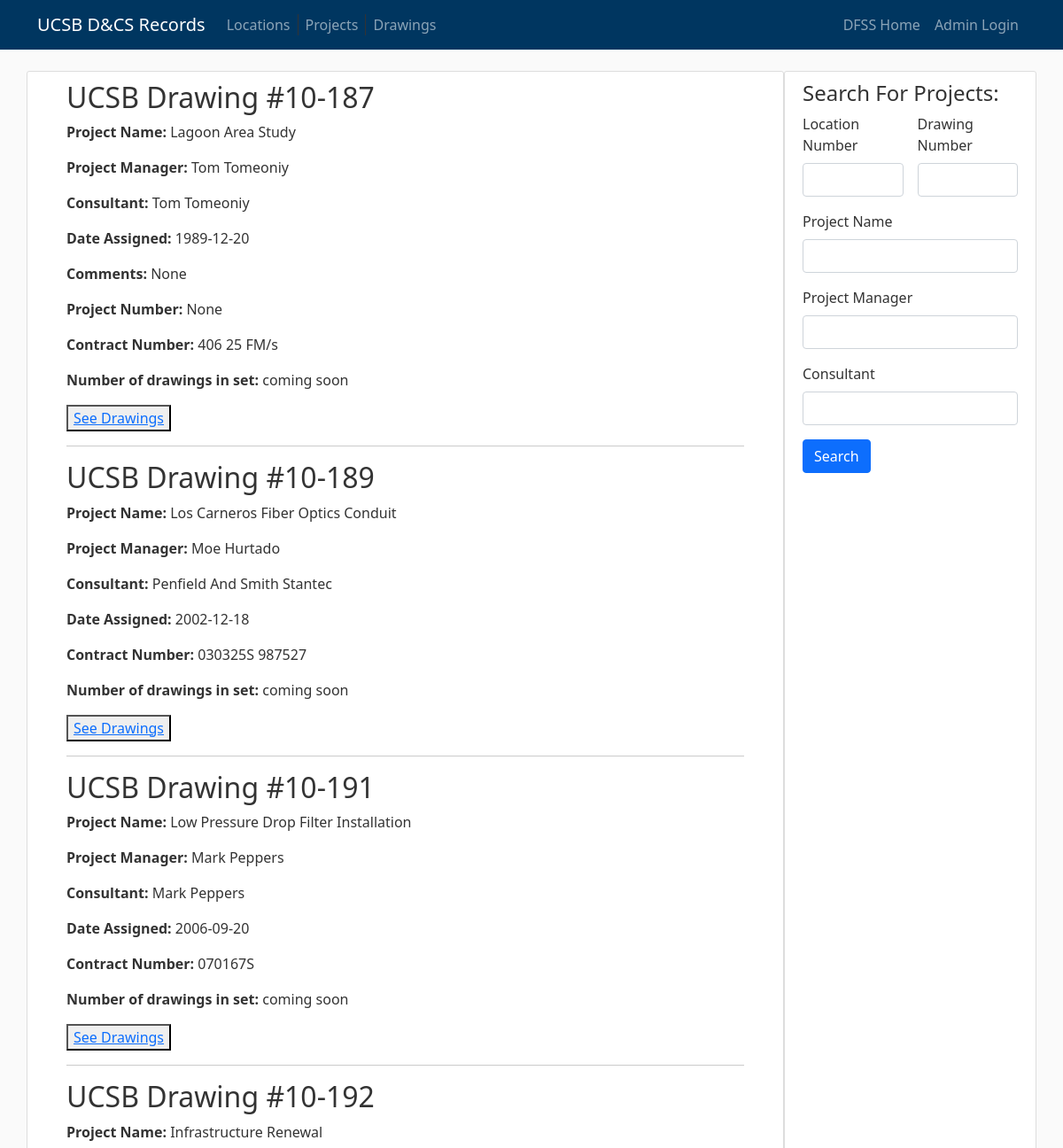
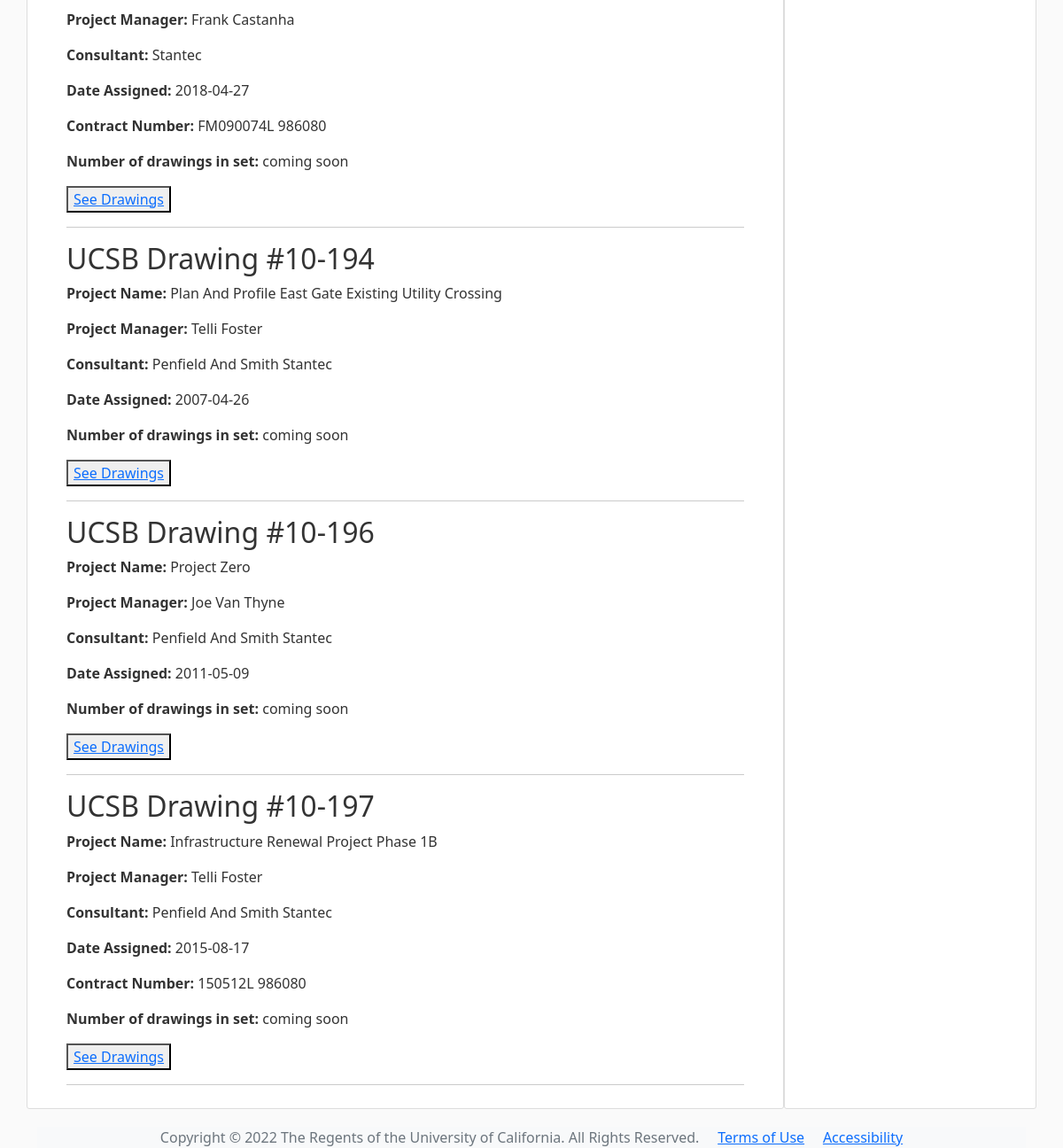
/projects/10/, run on the app's committed database (2 pictures, top to bottom).
### flaskdraw/models.py (models this page shows, shortened)
class Drawfile(db.Model):
    id = db.Column(db.Integer, primary_key=True)
    locnum = db.Column(db.Integer, nullable=False)
    drawnum = db.Column(db.Integer, nullable=False)
    contractnum = db.Column(db.String(50), nullable=True)
    projectnum = db.Column(db.String(10), nullable=True)
    projectmngr = db.Column(db.String(100), nullable=True)
    mainconsult = db.Column(db.String(100), nullable=True)
    title = db.Column(db.Text, nullable=False)
    comments = db.Column(db.Text, nullable=True)
    date = db.Column(db.Date)

### flaskdraw/bp_projects/routes.py (the view)
@bp_projects.route("/projects/<int:locnum>/")
def loc_group(locnum):
    form = ProjectSearchForm()
    project = Drawfile.query.filter(Drawfile.locnum == locnum).all()
    return render_template("project.html", project=project, sidebar='projectsearch', form=form)

### flaskdraw/bp_projects/forms.py
class ProjectSearchForm(FlaskForm):
    lnum = IntegerField("Location Number", validators=[Optional()])
    drawnum = IntegerField("Drawing Number", validators=[Optional()])
    projectmngr = StringField(
        "Project Manager", validators=[Optional(), Length(max=100)]
    )
    mainconsult = StringField(
        "Consultant", validators=[Optional(), Length(max=100)]
    )
    title = StringField(
        "Project Name", validators=[Optional(), Length(max=100)]
    )

### flaskdraw/templates/project.html (shortened to what this page needs)
{% extends 'base.html' %}
{% block content %}
<div class="container">
  {% for p in project %}
  <div>
    <h2>UCSB Drawing #{{ p.locnum }}-{{ p.drawnum }}</h2>
    <p><b>Project Name:</b> {{ p.title }}</p>
    <p><b>Project Manager:</b> {{ p.projectmngr }}</p>
    <p><b>Consultant:</b> {{ p.mainconsult }}</p>
    <p><b>Date Assigned:</b> {{ p.date }}</p>
    {% if p.comments %}
    <p><b>Comments:</b> {{ p.comments }}</p>
    {% endif %}
    {% if p.projectnum %}
    <p><b>Project Number:</b> {{ p.projectnum }}</p>
    {% endif %}
    {% if p.contractnum %}
    <p><b>Contract Number:</b> {{ p.contractnum }}</p>
    {% endif %}
    <p><b>Number of drawings in set:</b> coming soon </p>
    <button type="button" class="form-control-file"><a href="{{ url_for('bp_drawings.drawings', locnum=p.locnum, drawnum=p.drawnum) }}">See Drawings</a></button>
    <hr>
  </div>
  {% endfor %}
</div>
{% endblock content %}

### flaskdraw/static/base.css (style rules this page uses)
body { background: #fafafa; color: #333333; margin-top: 5rem; }

### data on the page
Drawfile: locnum "10", drawnum "187", title "Lagoon Area Study", projectmngr "Tom Tomeoniy", mainconsult "Tom Tomeoniy", date "1989-12-20", comments "None", projectnum "None", contractnum "406 25 FM/s"
Drawfile: locnum "10", drawnum "189", title "Los Carneros Fiber Optics Conduit", projectmngr "Moe Hurtado", mainconsult "Penfield And Smith Stantec", date "2002-12-18", contractnum "030325S 987527"
Drawfile: locnum "10", drawnum "191", title "Low Pressure Drop Filter Installation", projectmngr "Mark Peppers", mainconsult "Mark Peppers", date "2006-09-20", contractnum "070167S"
Drawfile: locnum "10", drawnum "192", title "Infrastructure Renewal", projectmngr "Frank Castanha", mainconsult "Stantec", date "2018-04-27", contractnum "FM090074L 986080"
Drawfile: locnum "10", drawnum "194", title "Plan And Profile East Gate Existing Utility Crossing", projectmngr "Telli Foster", mainconsult "Penfield And Smith Stantec", date "2007-04-26"
Drawfile: locnum "10", drawnum "196", title "Project Zero", projectmngr "Joe Van Thyne", mainconsult "Penfield And Smith Stantec", date "2011-05-09"
Drawfile: locnum "10", drawnum "197", title "Infrastructure Renewal Project Phase 1B", projectmngr "Telli Foster", mainconsult "Penfield And Smith Stantec", date "2015-08-17", contractnum "150512L 986080"
